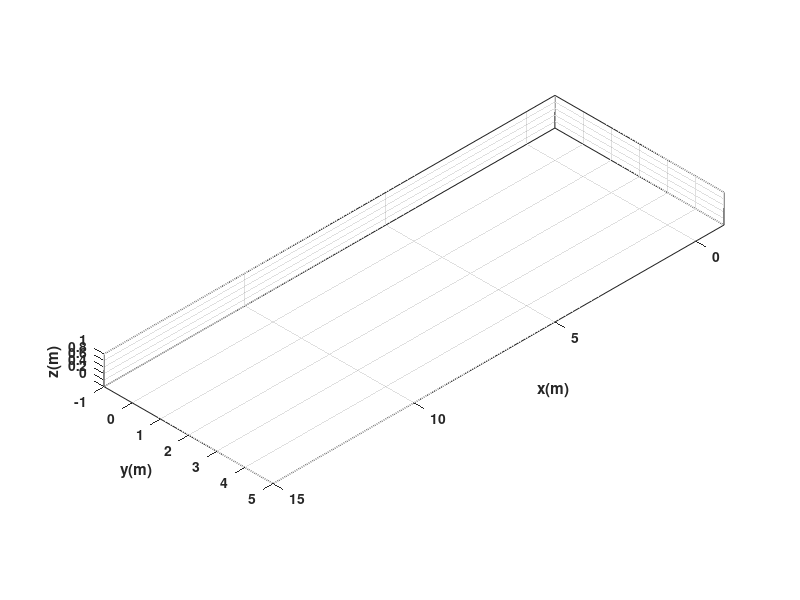

Source code (MATLAB): (Note: this script raises an error after producing the figure.)
clear
close all
clc

%%%%%%%%%%%%%%%%%%%%%%%%%%%%%% TIEMPO %%%%%%%%%%%%%%%%%%%%%%%%%%%%%%%%%%%%%

tf = 45;             % Tiempo de simulacion en segundos (s)
ts = 0.5;            % Tiempo de muestreo en segundos (s)
t = 0: ts: tf;       % Vector de tiempo
N = length(t);       % Muestras

%%%%%%%%%%%%%%%%%%%%%%%% CONDICIONES INICIALES %%%%%%%%%%%%%%%%%%%%%%%%%%%%

x1 = zeros (1,N+1);  % Posición en el centro del eje que une las ruedas (eje x) en metros (m)
y1 = zeros (1,N+1);  % Posición en el centro del eje que une las ruedas (eje y) en metros (m)
phi = zeros(1, N+1); % Orientacion del robot en radianes (rad)

x1(1) = 0;    % Posicion inicial eje x
y1(1) = 0;   % Posicion inicial eje y
phi(1) = 0;   % Orientacion inicial del robot

%%%%%%%%%%%%%%%%%%%%%%%%%%%% PUNTO DE CONTROL %%%%%%%%%%%%%%%%%%%%%%%%%%%%

hx = zeros(1, N+1);  % Posicion en el punto de control (eje x) en metros (m)
hy = zeros(1, N+1);  % Posicion en el punto de control (eje y) en metros (m)

hx(1) = x1(1); % Posicion en el punto de control del robot en el eje x
hy(1) = y1(1); % Posicion en el punto de control del robot en el eje y


%%%%%%%%%%%%%%%%%%%%%% VELOCIDADES DE REFERENCIA %%%%%%%%%%%%%%%%%%%%%%%%%%
u = [ 0, 6, 0, 2, 0, 2, 0, 3, 0, 2, 0, 2, 0, 3, 0, 3, 0, 2, 0, 3, 0, 2, 0,...
    3, 0, 2, 0, 1, 0, 2, 0, 6, 0, 6, 0, 3, 0, 6, 0, 3, 0, 3.6, 0, 3.6, 0,...
    2, 0, 3, 0, 2, 0, 4, 0, 6, 0, 6, 0, 6, 0, 6, 0, 3, 0, 6, 0, 2,0,6,0,2,0,5,0,...
    6, 0, 6, 0, 6, 0, 6, 0, 6, 0, 4, 0, 6,0, 0, 0, 4,0]; % Velocidad lineal de referencia (m/s)

w = [pi, 0, -pi, 0, 2*pi, 0, pi, 0, pi, 0, 2*pi, 0, pi, 0, pi, 0, 0, 0, pi,...
    0, pi, 0, -pi, 0, -pi, 0, 0, 0, 0, 0, -pi, 0, 2*pi, 0, -pi, 0, -pi, 0,...
    2*pi, 0, -3*pi/2, 0, 2*pi, 0, -3*pi/2, 0, pi, 0, pi, 0, 2*pi, 0, -3.55,...
    0, 2*pi, 0, 2*3.55, 0, 2*pi, 0, -4.55*3.55, 0, -pi, 0, pi,0,pi,0,pi,0,-2*pi,0,...
    -3.55, 0, 2*pi, 0, 2*3.55, 0, 2*pi, 0, -4.55*3.55, 0, 2*pi, 0,2*pi, -pi,0, pi,0,0,0]; % Velocidad angular de referencia (rad/s)


%%%%%%%%%%%%%%%%%%%%%%%%% BUCLE DE SIMULACION %%%%%%%%%%%%%%%%%%%%%%%%%%%%%%%%

for k=1:N 
    
    phi(k+1)=phi(k)+w(k)*ts; % Integral numérica (método de Euler)
    
    %%%%%%%%%%%%%%%%%%%%% MODELO CINEMATICO %%%%%%%%%%%%%%%%%%%%%%%%%
    
    xp1=u(k)*cos(phi(k+1)); 
    yp1=u(k)*sin(phi(k+1));

    x1(k+1)=x1(k) + xp1*ts ; % Integral numérica (método de Euler)
    y1(k+1)=y1(k) + yp1*ts ; % Integral numérica (método de Euler)
    
    
    % Posicion del robot con respecto al punto de control
    hx(k+1)=x1(k+1); 
    hy(k+1)=y1(k+1);

end

%%%%%%%%%%%%%%%%%%%%%%%%%%%%% SIMULACION VIRTUAL 3D %%%%%%%%%%%%%%%%%%%%%%%%%%%%

% a) Configuracion de escena

scene=figure;  % Crear figura (Escena)
set(scene,'Color','white'); % Color del fondo de la escena
set(gca,'FontWeight','bold') ;% Negrilla en los ejes y etiquetas
sizeScreen=get(0,'ScreenSize'); % Retorna el tamaño de la pantalla del computador
set(scene,'position',sizeScreen); % Congigurar tamaño de la figura
camlight('headlight'); % Luz para la escena
axis equal; % Establece la relación de aspecto para que las unidades de datos sean las mismas en todas las direcciones.
grid on; % Mostrar líneas de cuadrícula en los ejes
box on; % Mostrar contorno de ejes
xlabel('x(m)'); ylabel('y(m)'); zlabel('z(m)'); % Etiqueta de los eje

view([135 35]); % Orientacion de la figura
axis([-1 15 -1 5 0 1]); % Ingresar limites minimos y maximos en los ejes x y z [minX maxX minY maxY minZ maxZ]

% b) Graficar robots en la posicion inicial
scale = 4;
MobileRobot_5;
H1=MobilePlot_4(x1(1),y1(1),phi(1),scale);hold on;

% c) Graficar Trayectorias
H2=plot3(hx(1),hy(1),0,'r','lineWidth',2);

% d) Bucle de simulacion de movimiento del robot

step=1; % pasos para simulacion

for k=1:step:N

    delete(H1);    
    delete(H2);
    
    H1=MobilePlot_4(x1(k),y1(k),phi(k),scale);
    H2=plot3(hx(1:k),hy(1:k),zeros(1,k),'r','lineWidth',2);
    
    pause(ts);

end

%%%%%%%%%%%%%%%%%%%%%%%%%%%%% Graficas %%%%%%%%%%%%%%%%%%%%%%%%%%%%
graph=figure;  % Crear figura (Escena)
set(graph,'position',sizeScreen); % Congigurar tamaño de la figura
subplot(211)
plot(t,u,'b','LineWidth',2),grid('on'),xlabel('Tiempo [s]'),ylabel('m/s'),legend('u');
subplot(212)
plot(t,w,'r','LineWidth',2),grid('on'),xlabel('Tiempo [s]'),ylabel('[rad/s]'),legend('w');


